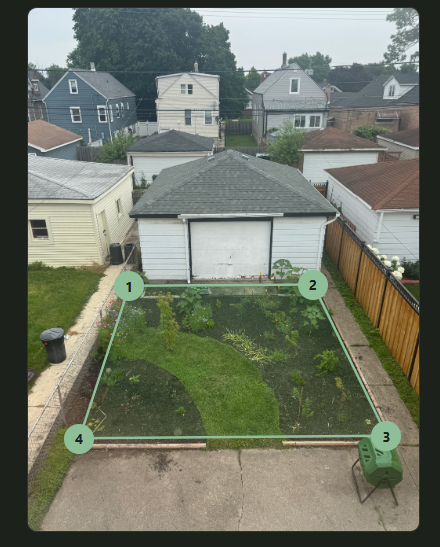
#> input picture .docs/progress/2026-07-18-corner-selection-on-photo.png, 440 x 547 px
$ python -i layout.py   (imports and definitions only)
#> lines starting #> are read from the running program, lines starting #| are printed output that depends on the picture; after the words box and inside, x2 and y2 are one past the last pixel; in counts of white or black regions, pixels touching at a corner belong together
### backend/app/vectorize.py
"""Mask -> polygon vectorization.

Turns a binary mask into a simplified polygon:
  - largest external contour (cv2.findContours, RETR_EXTERNAL — holes ignored)
  - Douglas-Peucker simplification (cv2.approxPolyDP), binary-searching the
    epsilon for the smallest value that gets under max_vertices, so we keep
    as much detail as the vertex budget allows.

Coordinates are (x, y) floats in the mask's (== photo's) pixel space.
"""

import cv2
import numpy as np


def mask_to_polygon(
    mask: np.ndarray, max_vertices: int = 64
) -> list[tuple[float, float]]:
    """Vectorize a binary mask. Returns [] if the mask has no usable region."""
    binary = np.ascontiguousarray((np.asarray(mask) > 0).astype(np.uint8))
    contours, _ = cv2.findContours(binary, cv2.RETR_EXTERNAL, cv2.CHAIN_APPROX_SIMPLE)
    if not contours:
        return []
    contour = max(contours, key=cv2.contourArea)
    if len(contour) < 3 or cv2.contourArea(contour) <= 0:
        return []
    if len(contour) <= max_vertices:
        return _to_points(contour)

    # Binary-search the smallest epsilon that satisfies the vertex budget.
    perimeter = cv2.arcLength(contour, closed=True)
    lo, hi = 0.0, perimeter
    best: np.ndarray | None = None
    for _ in range(40):
        eps = (lo + hi) / 2
        approx = cv2.approxPolyDP(contour, eps, closed=True)
        if len(approx) <= max_vertices:
            if len(approx) >= 3:
                best = approx
            hi = eps
        else:
            lo = eps
    if best is None:
        # Degenerate contour that collapses below a triangle before it fits
        # the budget; nothing sensible to return.
        return []
    return _to_points(best)


def _to_points(contour: np.ndarray) -> list[tuple[float, float]]:
    return [(float(x), float(y)) for x, y in contour[:, 0, :]]

### backend/app/layout.py
"""Color-based garden layout extraction + label-mask refinement.

Materials (stable vocabulary for the Ground layer / future seasons):
  - grass
  - mulch
  - hardscape

Plant foliage is intentionally NOT a ground material — tall green plants
(sunflowers etc.) often get swept into grass on first pass; the wizard's
paint tool lets the user relabel those patches to mulch/hardscape.
"""

from __future__ import annotations

from dataclasses import dataclass
from typing import Literal

import cv2
import numpy as np
from PIL import Image

from . import vectorize

LayoutRole = Literal["grass", "mulch", "hardscape"]


@dataclass
class LayoutRegion:
    role: LayoutRole
    polygon: list[tuple[float, float]]
    bbox: tuple[float, float, float, float]
    area_px: float
    score: float


def _pil_to_bgr(image: Image.Image) -> np.ndarray:
    rgb = np.asarray(image.convert("RGB"))
    return cv2.cvtColor(rgb, cv2.COLOR_RGB2BGR)


def _bbox(poly: list[tuple[float, float]]) -> tuple[float, float, float, float]:
    xs = [p[0] for p in poly]
    ys = [p[1] for p in poly]
    return min(xs), min(ys), max(xs), max(ys)


def _regions_from_mask(
    mask: np.ndarray,
    role: LayoutRole,
    *,
    min_area: float,
    max_area: float,
    max_vertices: int,
    score: float,
) -> list[LayoutRegion]:
    binary = np.ascontiguousarray((mask > 0).astype(np.uint8))
    # Soft morph: close gaps along curved lawn paths, open speckles.
    # Avoid the old 11×11×3 close — it merged foliage/garage trim into one
    # giant grass blob and let mulch close-fill erase the path.
    k = cv2.getStructuringElement(cv2.MORPH_ELLIPSE, (7, 7))
    binary = cv2.morphologyEx(binary, cv2.MORPH_CLOSE, k, iterations=2)
    binary = cv2.morphologyEx(binary, cv2.MORPH_OPEN, k, iterations=1)

    contours, _ = cv2.findContours(binary, cv2.RETR_EXTERNAL, cv2.CHAIN_APPROX_SIMPLE)
    out: list[LayoutRegion] = []
    for contour in contours:
        area = float(cv2.contourArea(contour))
        if area < min_area or area > max_area:
            continue
        layer = np.zeros(binary.shape, dtype=np.uint8)
        cv2.drawContours(layer, [contour], -1, 1, thickness=-1)
        poly = vectorize.mask_to_polygon(layer, max_vertices=max_vertices)
        if len(poly) < 3:
            continue
        out.append(
            LayoutRegion(
                role=role,
                polygon=poly,
                bbox=_bbox(poly),
                area_px=area,
                score=score,
            )
        )
    return out


def _classify_materials(bgr: np.ndarray) -> tuple[np.ndarray, np.ndarray, np.ndarray]:
    """Pixel masks for grass / mulch / hardscape.

    Tuned against real phone photos of mixed beds: dark warm mulch sits near
    hue 20–25 and used to get swallowed by a wide grass band. Grass now
    requires true green chroma (HSV + RGB G-dominance), not just a greenish hue.
    """
    rgb = cv2.cvtColor(bgr, cv2.COLOR_BGR2RGB)
    hsv = cv2.GaussianBlur(cv2.cvtColor(bgr, cv2.COLOR_BGR2HSV), (5, 5), 0)
    h, s, v = [c.astype(np.int16) for c in cv2.split(hsv)]
    r, g, b = [rgb[:, :, i].astype(np.int16) for i in range(3)]

    # Yellowish–green turf / clover path (not dark soil, not white siding).
    grass = (
        (h >= 30)
        & (h <= 90)
        & (s >= 40)
        & (v >= 40)
        & (v <= 210)
        & (g > r + 4)
        & (g > b + 12)
    )

    # Near-black beds or warm brown soil/mulch.
    dark = v <= 85
    brown = (h >= 5) & (h <= 28) & (s >= 25) & (v <= 160)
    mulch = (dark | brown) & ~grass

    # Concrete / stone / pale hard surfaces.
    hard = (s <= 45) & (v >= 70) & (v <= 230) & ~grass & ~mulch

    to_u8 = lambda m: m.astype(np.uint8) * 255
    return to_u8(grass), to_u8(mulch), to_u8(hard)


def extract_layout(
    image: Image.Image,
    *,
    max_vertices: int = 48,
) -> list[LayoutRegion]:
    """First-pass automatic layout from a (preferably rectified) photo."""
    bgr = _pil_to_bgr(image)
    h, w = bgr.shape[:2]
    total = float(w * h)
    grass, mulch, hard = _classify_materials(bgr)

    regions: list[LayoutRegion] = []
    # Allow near-full-frame materials (lawn-dominated or mulch-dominated sites).
    for role, mask, min_frac, max_frac, score in (
        ("grass", grass, 0.004, 1.0, 0.7),
        ("mulch", mulch, 0.008, 1.0, 0.7),
        ("hardscape", hard, 0.008, 0.9, 0.65),
    ):
        regions.extend(
            _regions_from_mask(
                mask,
                role,  # type: ignore[arg-type]
                min_area=total * min_frac,
                max_area=total * max_frac + 1,
                max_vertices=max_vertices,
                score=score,
            )
        )

    regions.sort(key=lambda r: r.area_px, reverse=True)
    return regions


def layout_from_label_mask(
    label_image: Image.Image,
    *,
    max_vertices: int = 48,
) -> list[LayoutRegion]:
    """Rebuild layout from a user-painted label image.

    Encoding (RGB):
      R dominant → grass
      G dominant → mulch
      B dominant → hardscape
    Unlabeled / near-black pixels default to mulch so the site never has holes.
    """
    arr = np.asarray(label_image.convert("RGB"))
    h, w, _ = arr.shape
    total = float(w * h)
    r, g, b = arr[:, :, 0], arr[:, :, 1], arr[:, :, 2]
    brightness = r.astype(np.int16) + g.astype(np.int16) + b.astype(np.int16)
    labeled = brightness > 40
    grass = ((r > g) & (r > b) & labeled).astype(np.uint8) * 255
    hard = ((b > r) & (b > g) & labeled).astype(np.uint8) * 255
    # Everything else (including unlabeled) is mulch — full coverage.
    mulch = np.where((grass > 0) | (hard > 0), 0, 255).astype(np.uint8)

    regions: list[LayoutRegion] = []
    for role, mask in (("grass", grass), ("mulch", mulch), ("hardscape", hard)):
        regions.extend(
            _regions_from_mask(
                mask,
                role,  # type: ignore[arg-type]
                min_area=total * 0.002,
                # Allow full-frame materials (common after user paints).
                max_area=total + 1,
                max_vertices=max_vertices,
                score=0.9,
            )
        )
    regions.sort(key=lambda r: r.area_px, reverse=True)
    return regions

>>> from PIL import Image
>>> picture = Image.open('../../.docs/progress/2026-07-18-corner-selection-on-photo.png')
#> picture is the input picture: PIL image 440x547 RGBA; mean R, G, B, A 112.9, 118.4, 103.7, 255
>>> result = extract_layout(picture)
#> in _classify_materials, `hsv = cv2.GaussianBlur(cv2.cvtColor(bgr, cv2.COLOR_BGR2HSV), (5, 5), 0)`:
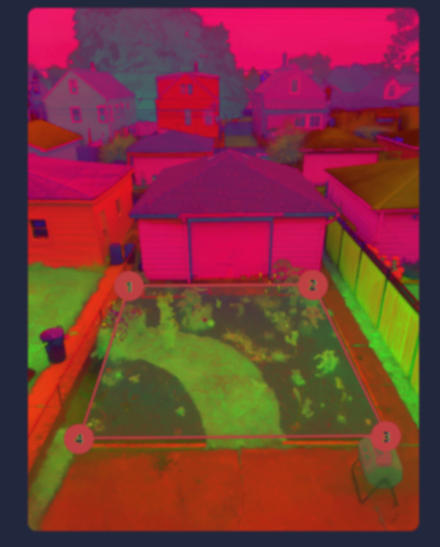
#> hsv: shape (547, 440, 3); mean B, G, R 55.1, 54.7, 122.6
#> in _classify_materials, `h, s, v = [c.astype(np.int16) for c in cv2.split(hsv)]`:
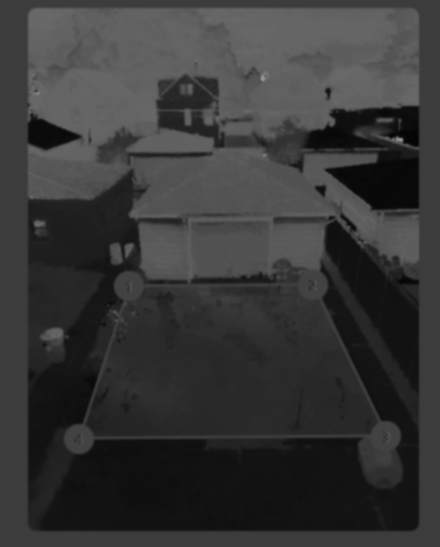
#> h: shape (547, 440) int16; min 2, max 154, mean 55.1
#> in _classify_materials, `h, s, v = [c.astype(np.int16) for c in cv2.split(hsv)]`:
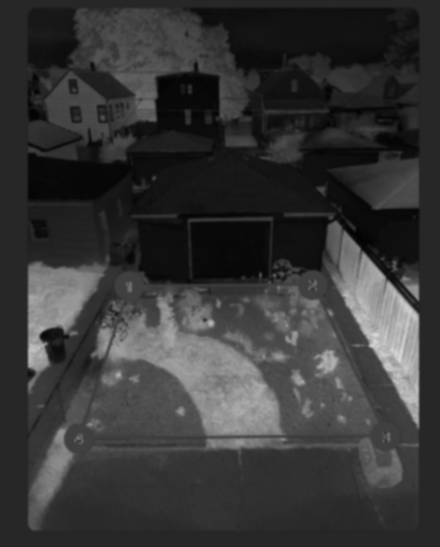
#> s: shape (547, 440) int16; min 2, max 218, mean 54.7
#> in _classify_materials, `r, g, b = [rgb[:, :, i].astype(np.int16) for i in range(3)]`:
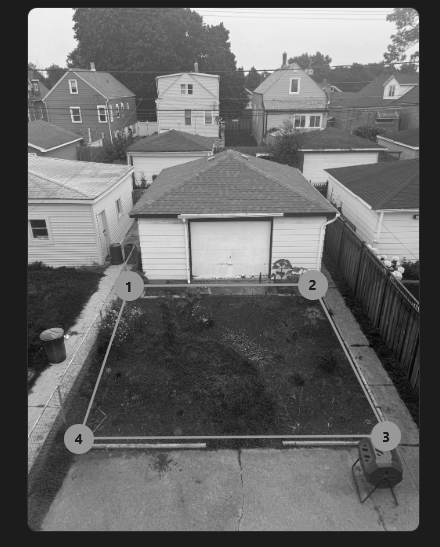
#> b: shape (547, 440) int16; min 2, max 245, mean 103.7
#> in _classify_materials, `grass = ( (h >= 30) & (h <= 90) & (s >= 40) & (v >= 40) & (v <= 210) &..`:
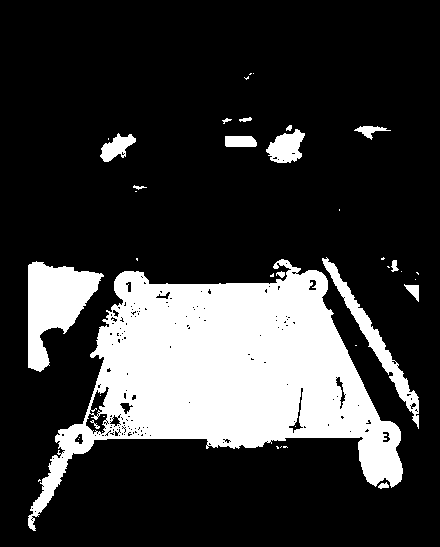
#> grass: shape (547, 440) bool; 21.8% white; 40 white regions (24 under 20 px), largest, box (x1, y1, x2, y2) and area: (28, 259, 403, 531) 43396, (28, 261, 104, 372) 4445, (322, 257, 419, 429) 2094
#> in _classify_materials, `dark = v <= 85`: dark: shape (547, 440) bool; 26.3% white; 92 white regions (60 under 20 px), largest, box (x1, y1, x2, y2) and area: (0, 0, 440, 547) 40623, (263, 297, 374, 434) 6961, (89, 354, 201, 435) 5620
#> in _classify_materials, `brown = (h >= 5) & (h <= 28) & (s >= 25) & (v <= 160)`: brown: shape (547, 440) bool; 14% white; 110 white regions (79 under 20 px), largest, box (x1, y1, x2, y2) and area: (38, 266, 418, 530) 15341, (326, 221, 419, 394) 5921, (327, 151, 419, 209) 3435
#> in _classify_materials, `mulch = (dark | brown) & ~grass`: mulch: shape (547, 440) bool; 31.8% white; 198 white regions (157 under 20 px), largest, box (x1, y1, x2, y2) and area: (0, 0, 440, 547) 65798, (89, 47, 175, 121) 2350, (142, 466, 240, 530) 1518
#> in _classify_materials, `hard = (s <= 45) & (v >= 70) & (v <= 230) & ~grass & ~mulch`:
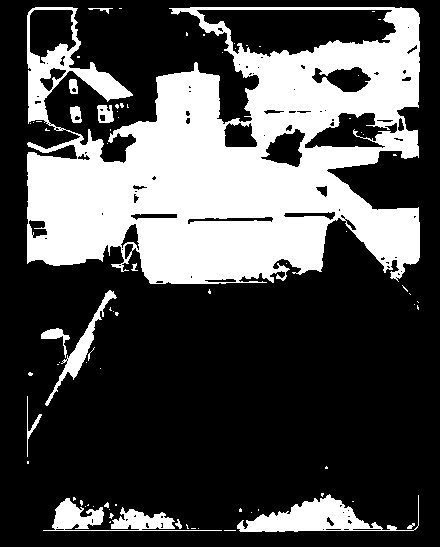
#> hard: shape (547, 440) bool; 30.3% white; 78 white regions (64 under 20 px), largest, box (x1, y1, x2, y2) and area: (27, 7, 420, 284) 65567, (237, 494, 419, 532) 2867, (43, 498, 222, 531) 2002
#> the loop in extract_layout, `for role, mask, min_frac, max_frac, score in ( ("grass", grass, 0.004,..` made 3 passes
#> (role, min_frac, max_frac, score) on passes 1, 3: ('grass', 0.004, 1, 0.7), ('hardscape', 0.008, 0.9, 0.65)
#> (role, min_frac, max_frac, score) on pass 2: ('mulch', 0.008, 1, 0.7)
#> pass 1, in mask_to_polygon (call 2), `binary = np.ascontiguousarray((np.asarray(mask) > 0).astype(np.uint8))`:
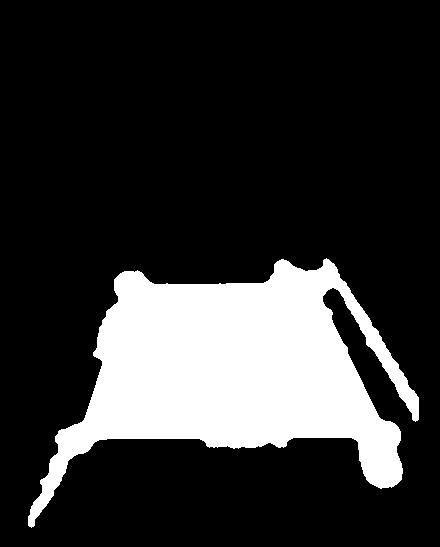
#> binary: shape (547, 440); values 0 (black) and 1 (white), 20% white; 1 white region, box (x1, y1, x2, y2) and area: (28, 258, 419, 528) 48026
#> after the loop in extract_layout, `for role, mask, min_frac, max_frac, score in (`: regions = 6 items
#> result = 6 items
